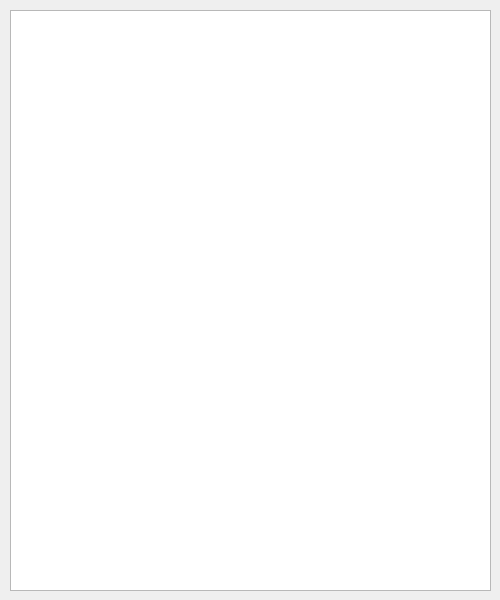
<?xml version="1.0" encoding="UTF-8"?>
<ui version="4.0">
 <class>wayswindow</class>
 <widget class="QDialog" name="wayswindow">
  <property name="geometry">
   <rect>
    <x>0</x>
    <y>0</y>
    <width>500</width>
    <height>600</height>
   </rect>
  </property>
  <property name="minimumSize">
   <size>
    <width>500</width>
    <height>600</height>
   </size>
  </property>
  <property name="maximumSize">
   <size>
    <width>500</width>
    <height>600</height>
   </size>
  </property>
  <property name="windowTitle">
   <string>方案详情</string>
  </property>
  <widget class="QListWidget" name="listWidget_ways">
   <property name="geometry">
    <rect>
     <x>10</x>
     <y>10</y>
     <width>481</width>
     <height>581</height>
    </rect>
   </property>
   <property name="font">
    <font>
     <pointsize>22</pointsize>
     <weight>75</weight>
     <bold>true</bold>
    </font>
   </property>
  </widget>
 </widget>
 <resources/>
 <connections/>
</ui>
